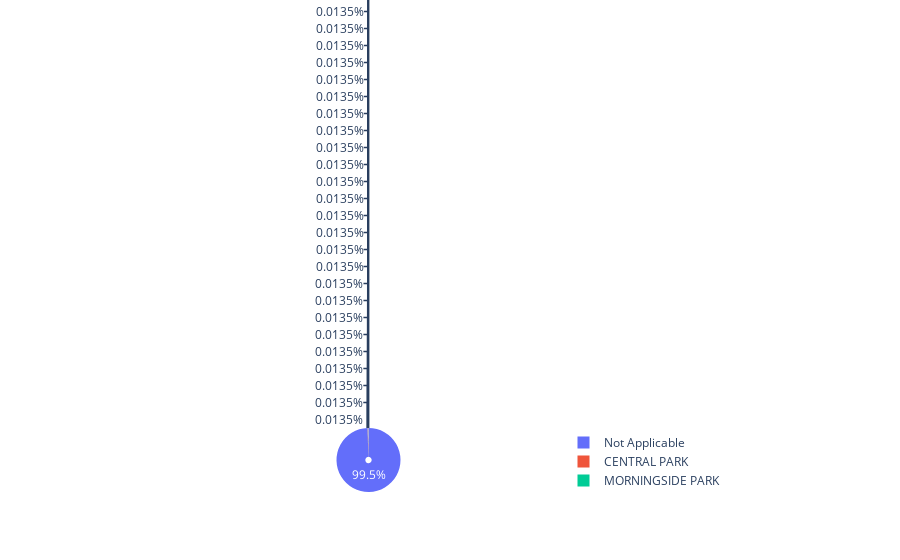

Notebook cell for this chart:
### Code cell
# Visualise Parks and counts through pie chart
# Use `hole` to create a donut-like pie chart
fig = go.Figure(data=[go.Pie(labels=parks, values=pcounts, hole=0.1 , )])
fig.show()

### Figure 1 — Plotly figure (JSON) as saved in the notebook; plotly's stock layout.template omitted (floating-point values rounded to 4 significant figures)
{"data": [{"hole": 0.1, "labels": ["Not Applicable", "CENTRAL PARK", "MORNINGSIDE PARK", "FRANZ SIGEL PARK", "ST. JAMES PARK", "CLAREMONT PARK", "UNNAMED PARK ON SHERMAN STREET", "WEBSTER PLAYGROUND", "KISSENA CORRIDOR PARK", "EAST RIVER ESPLANADE E 90TH ST TO E 125TH ST", "ISHAM PARK", "HIGHBRIDGE PARK MANHATTAN SIDE", "FISH PLAYGROUND", "MCCARREN PARK", "AQUEDUCT WALK", "FORT GREENE PARK", "PARK OF THE AMERICAS", "DRED SCOTT BIRD SANCTUARY", "ARCILLA PLAYGROUND", "MIDDLE VILLAGE PLAYGROUND", "CLOVE LAKES PARK", "PROSPECT PARK", "WILLIAMSBRIDGE OVAL", "ST. MARY'S PARK BRONX", "LUTHER GULICK PLAYGROUND", "MARINE PARK", "RIVERSIDE PARK", "CROTONA PARK", "CANARSIE PARK", "BREUKELEN BALLFIELDS", "MARCUS GARVEY PARK", "FLUSHING MEADOWS CORONA PARK"], "type": "pie", "values": [7397, 3, 2, 2, 2, 2, 1, 1, 1, 1, 1, 1, 1, 1, 1, 1, 1, 1, 1, 1, 1, 1, 1, 1, 1, 1, 1, 1, 1, 1, 1, 1]}], "layout": {}}
